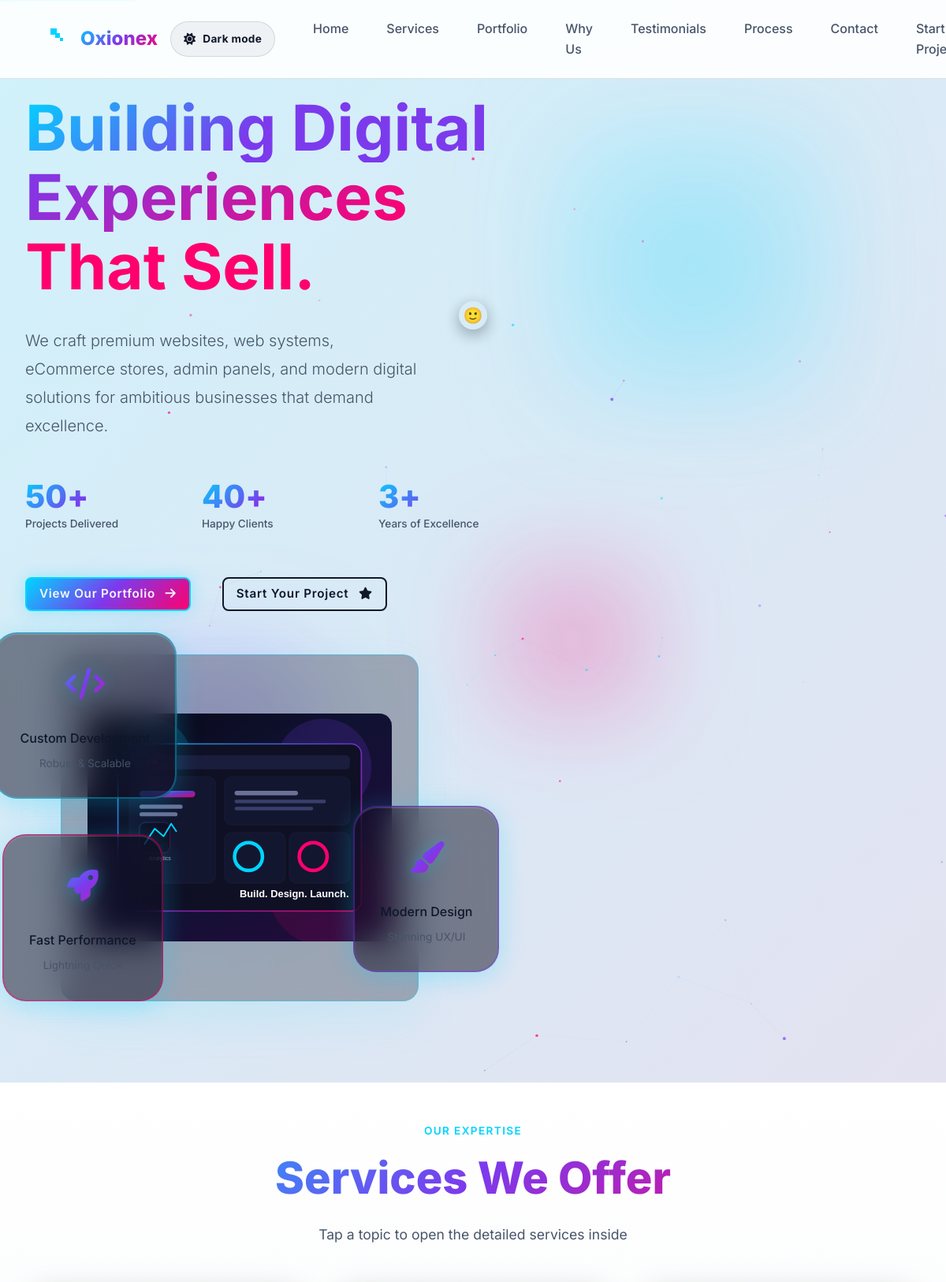
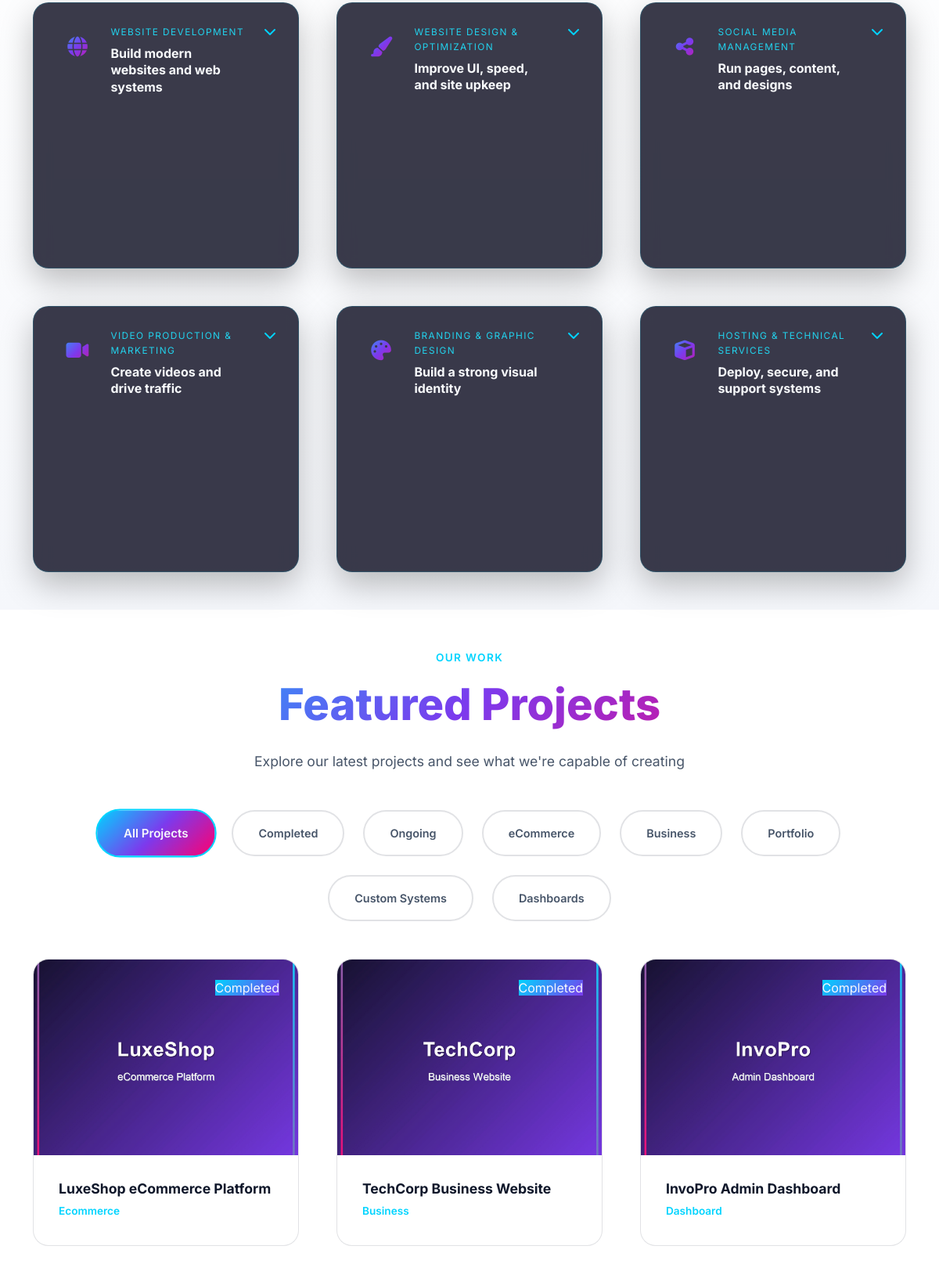
The page / (upper part) on the database its author committed (2 pictures, top to bottom).
### tables this page shows
CREATE TABLE IF NOT EXISTS projects (
    id INT AUTO_INCREMENT PRIMARY KEY,
    title VARCHAR(255) NOT NULL,
    description TEXT NOT NULL,
    short_description VARCHAR(500),
    image VARCHAR(500),
    category ENUM('ecommerce','business','portfolio','custom','dashboard') NOT NULL DEFAULT 'business',
    technologies VARCHAR(500),
    status ENUM('ongoing','completed') NOT NULL DEFAULT 'completed',
    live_link VARCHAR(500),
    featured TINYINT(1) DEFAULT 0,
    sort_order INT DEFAULT 0,
    created_at TIMESTAMP DEFAULT CURRENT_TIMESTAMP
);

### index.php (the view, shortened to what this page needs)
<?php
require_once 'includes/db.php';
try {
    $projects = $pdo->query("SELECT * FROM projects ORDER BY featured DESC, sort_order ASC")->fetchAll(PDO::FETCH_ASSOC);
} catch (PDOException $e) {
    $projects = [];
    $testimonials = [];
    $statistics = [];
}
?>
<!DOCTYPE html>
<html lang="en">
<head>
    <link href="https://cdn.jsdelivr.net/npm/bootstrap@5.3.0/dist/css/bootstrap.min.css" rel="stylesheet">
    <link rel="stylesheet" href="https://cdnjs.cloudflare.com/ajax/libs/font-awesome/6.4.0/css/all.min.css">
    <link rel="stylesheet" href="https://cdn.jsdelivr.net/npm/swiper@10/swiper-bundle.min.css">
    <link rel="stylesheet" href="assets/css/style.css">
    <link rel="stylesheet" href="assets/css/animations.css">
    <link rel="stylesheet" href="assets/css/responsive.css">
    <link rel="stylesheet" href="assets/css/cursor-follower.css">
    <link rel="stylesheet" href="assets/css/project-preview.css">
</head>
<body>
    <?php include 'includes/header.php'; ?>
    <section id="hero" class="hero-section">
        <div class="hero-background">
            <div class="animated-gradient"></div>
            <div class="floating-blob blob-1"></div>
            <div class="floating-blob blob-2"></div>
            <div class="floating-blob blob-3"></div>
            <canvas id="particleCanvas"></canvas>
        </div>
        <div class="container-fluid">
            <div class="row align-items-start align-items-lg-center">
                <div class="col-lg-6 hero-content">
                    <div class="hero-title">
                        <h1 class="display-1 fw-bold mb-4">
                            <span class="gradient-text">Building Digital</span>
                            <span class="gradient-text-secondary">Experiences</span>
                            <span class="highlight-text"> That Sell.</span>
                        </h1>
                    </div>
                    <p class="hero-subtitle lead mb-5">
                        We craft premium websites, web systems, eCommerce stores, admin panels, and modern digital solutions for ambitious businesses that demand excellence.
                    </p>
                    <div class="hero-stats mb-5">
                        <div class="stat-item">
                            <h3 class="stat-number"><span class="counter">50</span>+</h3>
                            <p class="stat-label">Projects Delivered</p>
                        </div>
                        <div class="stat-item">
                            <h3 class="stat-number"><span class="counter">40</span>+</h3>
                            <p class="stat-label">Happy Clients</p>
                        </div>
                        <div class="stat-item">
                            <h3 class="stat-number"><span class="counter">3</span>+</h3>
                            <p class="stat-label">Years of Excellence</p>
                        </div>
                    </div>
                    <div class="hero-buttons">
                        <button type="button" class="btn btn-primary-glow btn-lg" onclick="document.getElementById('portfolio')?.scrollIntoView({behavior:'smooth', block:'start'}); window.location.hash='portfolio';">
                            <span>View Our Portfolio</span>
                            <i class="fas fa-arrow-right ms-2"></i>
                        </button>
                        <a href="start_project.php" class="btn btn-outline-light btn-lg ms-3">
                            <span>Start Your Project</span>
                            <i class="fas fa-star ms-2"></i>
                        </a>
                    </div>
                </div>
                <div class="col-lg-6 hero-visual" id="hero-cards">
                    <div class="floating-card card-1">
                        <div class="card-icon">
                            <i class="fas fa-code"></i>
                        </div>
                        <p>Custom Development</p>
                        <small style="color: var(--gray-text); font-size: 0.85rem; margin-top: 0.5rem; display: block;">Robust & Scalable</small>
                    </div>
                    <div class="floating-card card-2">
                        <div class="card-icon">
                            <i class="fas fa-paint-brush"></i>
                        </div>
                        <p>Modern Design</p>
                        <small style="color: var(--gray-text); font-size: 0.85rem; margin-top: 0.5rem; display: block;">Stunning UX/UI</small>
                    </div>
                    <div class="floating-card card-3">
                        <div class="card-icon">
                            <i class="fas fa-rocket"></i>
                        </div>
                        <p>Fast Performance</p>
                        <small style="color: var(--gray-text); font-size: 0.85rem; margin-top: 0.5rem; display: block;">Lightning Quick</small>
                    </div>
                    <div class="hero-image-wrapper">
                        <div class="hero-image-frame">
                            <img src="assets/images/hero-showcase.svg" alt="Digital Solutions" class="hero-image">
                        </div>
                    </div>
                </div>
            </div>
        </div>
    </section>
    <section id="services" class="services-section py-5">
        <div class="container">
            <div class="section-header text-center mb-5">
                <span class="section-label">OUR EXPERTISE</span>
                <h2 class="section-title">Services We Offer</h2>
                <p class="section-subtitle">Tap a topic to open the detailed services inside</p>
            </div>
            <div class="services-grid services-accordion-grid">
                <div class="service-card">
                    <button class="service-toggle" type="button" data-bs-toggle="collapse" data-bs-target="#service-web-dev" aria-expanded="false" aria-controls="service-web-dev">
                        <span class="service-heading">
                            <span class="service-icon"><i class="fas fa-globe"></i></span>
                            <span>
                                <span class="service-kicker">Website Development</span>
                                <span class="service-title-inline">Build modern websites and web systems</span>
                            </span>
                        </span>
                        <i class="fas fa-chevron-down service-arrow"></i>
                    </button>
                </div>
                <div class="service-card">
                    <button class="service-toggle" type="button" data-bs-toggle="collapse" data-bs-target="#service-design" aria-expanded="false" aria-controls="service-design">
                        <span class="service-heading">
                            <span class="service-icon"><i class="fas fa-paint-brush"></i></span>
                            <span>
                                <span class="service-kicker">Website Design & Optimization</span>
                                <span class="service-title-inline">Improve UI, speed, and site upkeep</span>
                            </span>
                        </span>
                        <i class="fas fa-chevron-down service-arrow"></i>
                    </button>
                </div>
                <div class="service-card">
                    <button class="service-toggle" type="button" data-bs-toggle="collapse" data-bs-target="#service-social" aria-expanded="false" aria-controls="service-social">
                        <span class="service-heading">
                            <span class="service-icon"><i class="fas fa-share-alt"></i></span>
                            <span>
                                <span class="service-kicker">Social Media Management</span>
                                <span class="service-title-inline">Run pages, content, and designs</span>
                            </span>
                        </span>
                        <i class="fas fa-chevron-down service-arrow"></i>
                    </button>
                </div>
                <div class="service-card">
                    <button class="service-toggle" type="button" data-bs-toggle="collapse" data-bs-target="#service-video-marketing" aria-expanded="false" aria-controls="service-video-marketing">
                        <span class="service-heading">
                            <span class="service-icon"><i class="fas fa-video"></i></span>
                            <span>
                                <span class="service-kicker">Video Production & Marketing</span>
                                <span class="service-title-inline">Create videos and drive traffic</span>
                            </span>
                        </span>
                        <i class="fas fa-chevron-down service-arrow"></i>
                    </button>
                </div>
                <div class="service-card">
                    <button class="service-toggle" type="button" data-bs-toggle="collapse" data-bs-target="#service-branding" aria-expanded="false" aria-controls="service-branding">
                        <span class="service-heading">
                            <span class="service-icon"><i class="fas fa-palette"></i></span>
                            <span>
                                <span class="service-kicker">Branding & Graphic Design</span>
                                <span class="service-title-inline">Build a strong visual identity</span>
                            </span>
                        </span>
                        <i class="fas fa-chevron-down service-arrow"></i>
                    </button>
                </div>
                <div class="service-card">
                    <button class="service-toggle" type="button" data-bs-toggle="collapse" data-bs-target="#service-support" aria-expanded="false" aria-controls="service-support">
                        <span class="service-heading">
                            <span class="service-icon"><i class="fas fa-cube"></i></span>
                            <span>
                                <span class="service-kicker">Hosting & Technical Services</span>
                                <span class="service-title-inline">Deploy, secure, and support systems</span>
                            </span>
                        </span>
                        <i class="fas fa-chevron-down service-arrow"></i>
                    </button>
                </div>
            </div>
        </div>
    </section>
    <section id="portfolio" class="portfolio-section py-5">
        <div class="container">
            <div class="section-header text-center mb-5">
                <span class="section-label">OUR WORK</span>
                <h2 class="section-title">Featured Projects</h2>
                <p class="section-subtitle">Explore our latest projects and see what we're capable of creating</p>
            </div>
            <div class="filter-container text-center mb-5">
                <button class="filter-btn active" data-filter="all">All Projects</button>
                <button class="filter-btn" data-filter="completed">Completed</button>
                <button class="filter-btn" data-filter="ongoing">Ongoing</button>
                <button class="filter-btn" data-filter="ecommerce">eCommerce</button>
                <button class="filter-btn" data-filter="business">Business</button>
                <button class="filter-btn" data-filter="portfolio">Portfolio</button>
                <button class="filter-btn" data-filter="custom">Custom Systems</button>
                <button class="filter-btn" data-filter="dashboard">Dashboards</button>
            </div>
            <div class="projects-grid" id="projectsContainer">
                <?php foreach ($projects as $project): ?>
                <div class="project-card" data-project-id="<?php echo $project['id']; ?>" data-category="<?php echo htmlspecialchars($project['category']); ?>" data-status="<?php echo htmlspecialchars($project['status']); ?>" onclick="openProjectPreview(<?php echo $project['id']; ?>, this)" style="cursor: pointer;">
                    <div class="project-image">
                        <img src="<?php echo htmlspecialchars($project['image']); ?>" alt="<?php echo htmlspecialchars($project['title']); ?>" class="img-fluid">
                        <div class="project-status-badge">
                            <span class="status-<?php echo htmlspecialchars($project['status']); ?>">
                                <?php echo ucfirst(htmlspecialchars($project['status'])); ?>
                            </span>
                        </div>
                    </div>
                    <div class="project-info">
                        <h4><?php echo htmlspecialchars($project['title']); ?></h4>
                        <p class="project-category"><?php echo htmlspecialchars(ucfirst($project['category'])); ?></p>
                    </div>
                </div>
                <?php endforeach; ?>
            </div>
        </div>
    </section>
    <?php include 'includes/footer.php'; ?>
</body>
</html>

### rows shown on the page
projects: image (picture), status "Completed", title "LuxeShop eCommerce Platform", category "Ecommerce"
projects: image (picture), status "Completed", title "TechCorp Business Website", category "Business"
projects: image (picture), status "Completed", title "InvoPro Admin Dashboard", category "Dashboard"
